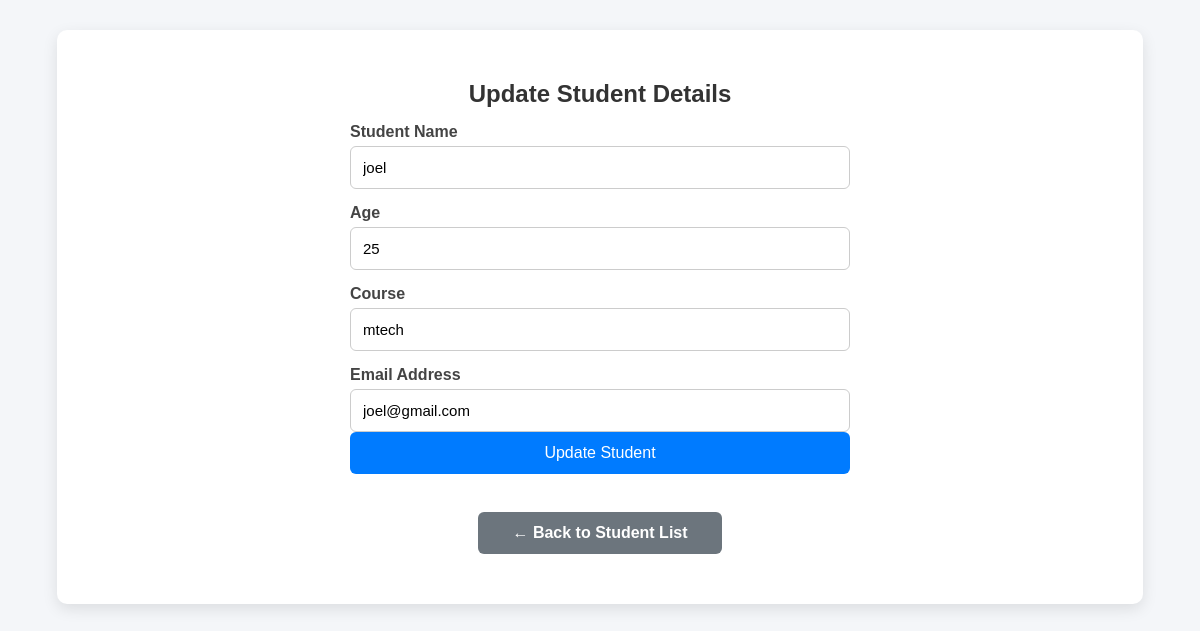
The app's page /Week-03/Task11-12_Student-Management-System/edit.php?id=11 with its own data.
### tables this page shows
CREATE TABLE `students` (
  `id` int(11) NOT NULL AUTO_INCREMENT,
  `name` varchar(100) DEFAULT NULL,
  `age` int(11) DEFAULT NULL,
  `email` varchar(100) DEFAULT NULL,
  `course` varchar(100) DEFAULT NULL,
  PRIMARY KEY (`id`)
);

### Week-03/Task11-12_Student-Management-System/edit.php (the view, shortened to what this page needs)
<?php
include "db.php";
$id = $_GET["id"];
$sql = "SELECT * FROM students WHERE id = $id";
$result = mysqli_query($conn, $sql);
$row = mysqli_fetch_assoc($result);
?>
<!DOCTYPE html>
<html lang="en">
<head>
    <link rel="stylesheet" href="style.css">
</head>
<body>
<div class="container">
    <h2>Update Student Details</h2>
    <form action="update.php" method="POST">
        <label>Student Name</label>
        <input
        type="text"
        name="name"
        value="<?php echo $row['name']; ?>"
        required>
        <label>Age</label>
        <input
        type="number"
        name="age"
        value="<?php echo $row['age']; ?>"
        required>
        <label>Course</label>
        <input
        type="text"
        name="course"
        value="<?php echo $row['course']; ?>"
        required>
        <label>Email Address</label>
        <input
        type="email"
        name="email"
        value="<?php echo $row['email']; ?>"
        required>
        <button type="submit">
            Update Student
        </button>
    </form>
    <br>
    <a href="display.php" class="back-btn">
        ← Back to Student List
    </a>
</div>
</body>
</html>

### Week-03/Task11-12_Student-Management-System/style.css (style rules this page uses)
body { margin: 0; padding: 30px; background: #f4f6f9; font-family: Arial, Helvetica, sans-serif; }
.container { width: 90%; max-width: 1200px; margin: auto; background: white; padding: 30px; border-radius: 10px; box-shadow: 0 5px 15px rgba(0, 0, 0, .1); }
h2 { text-align: center; color: #333; margin-bottom: 10px; }
.container form { max-width: 500px; margin: auto; }
.container label { display: block; margin-top: 15px; margin-bottom: 5px; font-weight: bold; color: #444; }
.container input { width: 100%; padding: 12px; border: 1px solid #ccc; border-radius: 6px; font-size: 15px; box-sizing: border-box; }
.container button { width: 100%; padding: 12px; background: #007bff; color: white; border: none; border-radius: 6px; font-size: 16px; cursor: pointer; transition: .3s; }
.back-btn { display: block; width: 220px; margin: 20px auto; text-align: center; padding: 12px; background: #6c757d; color: white; text-decoration: none; border-radius: 6px; font-weight: bold; transition: .3s; }
input::placeholder { color: #999; font-size: 14px; }

### records on screen
students: name "joel", age "25", course "mtech", email "joel@gmail.com"
